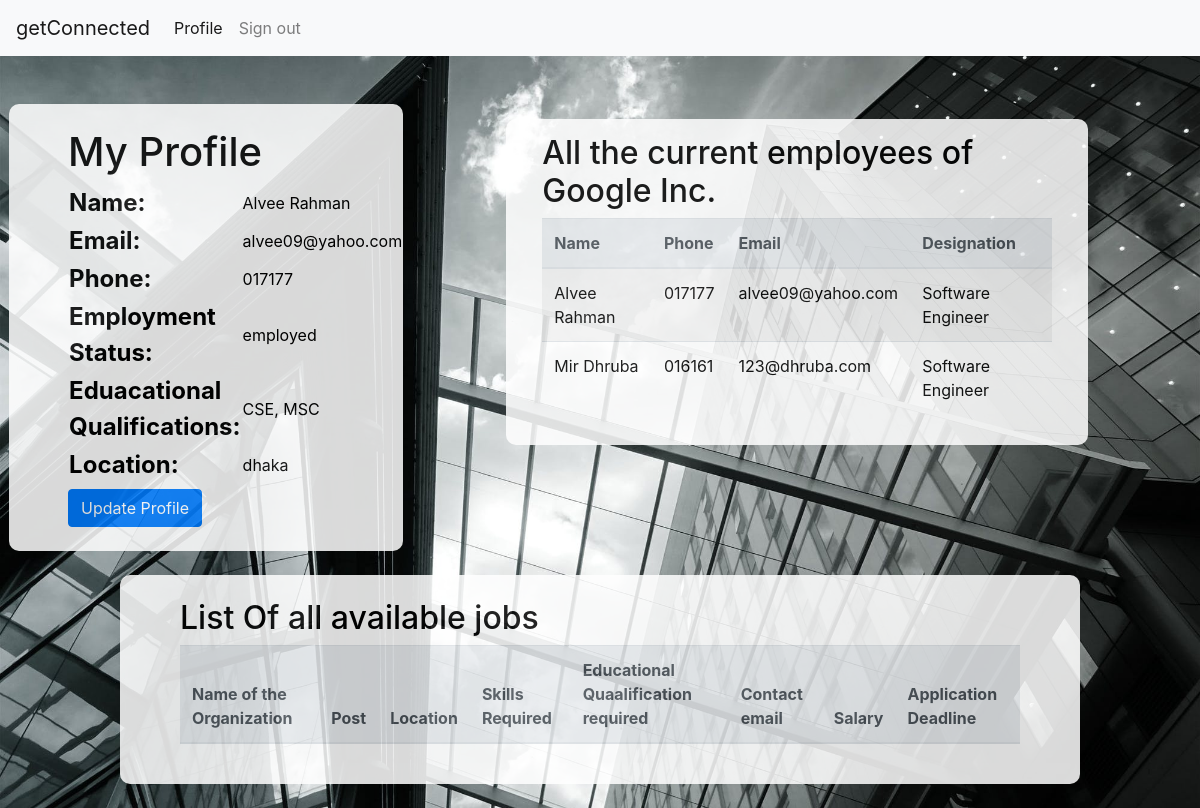
Page /linkedin/emp_profile.php (signed in) on the committed database.
### tables this page shows
CREATE TABLE `employee` (
  `id` int(11) NOT NULL,
  `name` varchar(100) NOT NULL,
  `address` varchar(100) NOT NULL,
  `phone` varchar(11) NOT NULL,
  `email` varchar(100) NOT NULL,
  `education` varchar(100) NOT NULL,
  `emp_status` varchar(100) NOT NULL,
  `location` varchar(100) NOT NULL,
  `company` varchar(100) NOT NULL,
  `designation` varchar(100) NOT NULL,
  `skills_1` varchar(100) NOT NULL,
  `username` varchar(100) NOT NULL,
  `password` varchar(100) NOT NULL
);

### linkedin/emp_profile.php (the view, shortened to what this page needs)
<!DOCTYPE html>
<html>
<head>
	<link rel="stylesheet" type="text/css" href="style.css">
	<?php
		include 'connect.php';
		$user_id= $_SESSION['user_id'];
		$sql= "SELECT * from employee where id= '$user_id'";
		$res= mysqli_query($db, $sql);
		$res2= mysqli_fetch_array($res);
		?>
</head>
<body>
	<nav class="navbar navbar-expand-lg navbar-light bg-light">
  <a class="navbar-brand" href="emp_profile.php">getConnected</a>
  <div class="collapse navbar-collapse" id="navbarNavDropdown">
    <ul class="navbar-nav">
      <li class="nav-item active">
        <a class="nav-link" href="emp_profile.php">Profile <span class="sr-only">(current)</span></a>
      </li>
      <li class="nav-item">
        <a class="nav-link my-2 my-lg-0" href=".">Sign out</a>
      </li>
    </ul>
  </div>
</nav>
	<div class="background">
		<div class="row table-section ">
			<div class= "col-lg-4 container jumbotron profile opacity">
			<h1>My Profile</h1>
			<table>
			<tr><td class="item">Name:</td>
				<td> <?php echo "$res2[1]"; ?></td></tr>
			<tr><td class="item">Email:</td>
				<td> <?php echo "$res2[4]"; ?></td></tr>
			<tr><td class="item">Phone:</td>
				<td> <?php echo "$res2[3]"; ?></td></tr>
			<tr><td class="item">Employment Status:</td>
				<td> <?php echo "$res2[6]"; ?></td></tr>
			<tr><td class="item">Eduacational Qualifications: </td>
				<td><?php echo "$res2[5]";?></td></tr>
			<tr><td class="item">Location: </td>
				<td><?php echo "$res2[7]";?></td></tr>
			</table>
			<div class="center">
		<form method="post" action="emp_update.php" class="center" >
			   	<div class="input-group">
  	  	<button type="submit" class="btn btn-primary" name="reg_user">Update Profile</button>
  		</div>
	    </form>
  		</div>
			</div>
			<div class="col-lg-8">
				<div class="table-section">
				<div class="container-fluid opacity">
					<?php
				if($res2[8] !=null)
				{
				echo "<h2>All the current employees of $res2[8]</h2>";
				$sql2= "SELECT * from employee where company = '$res2[8]'";
				$res3= mysqli_query($db, $sql2);
				?>
     			<table class= "table table-striped">
     				<thead class="thead-light">
   				<tr><th scope="col">Name</th><th>Phone</th><th>Email</th><th>Designation</th></tr>
   				</thead>
   				<?php
   				while ($row= mysqli_fetch_assoc($res3)) {
   					echo "<tr><td>{$row['name']}</td><td>{$row['phone']}</td><td>{$row['email']}</td><td>{$row['designation']}</td></tr>";
				}
			}
				?>
				</table>
				</div>
			</div>
			</div>
		</div>
		<div class="container opacity">
		<h2 >List Of all available jobs</h2>
		<table class= "table table-striped container-fluid">
     				<thead class="thead-light">
   				<tr><th>Name of the Organization</th><th>Post</th><th>Location</th><th>Skills Required</th><th>Educational Quaalification required</th><th>Contact email</th><th>Salary</th><th>Application Deadline</th></tr>
   				</thead>
				</table>
		</div>
	</div>
</body>
</html>

### linkedin/emp_profile.php (style rules this page uses)
.profile { height: 300%; }
.item { font-size: 150%; font-weight: bold; }
.background { background-image: url("images/comp_profile.jpeg"); width: 100%; height: 100%; background-position: center; background-repeat: no-repeat; background-size: cover; padding-top: 2%; padding-bottom: 2%; }
.opacity { background-color: white; color: black; opacity: 0.85; margin: auto; padding: 5%; padding-top: 2%; padding-bottom: 2%; border-radius: 10px; width: 80%; }
.table-section { padding:2%; }
.center { text-align: center; margin-top: 2%; }

### rows in the picture
employee: name "Alvee Rahman", email "alvee09@yahoo.com", phone "017177", emp_status "employed", education "CSE, MSC", location "dhaka", company "Google Inc.", designation "Software Engineer"
employee: name "Mir Dhruba", phone "016161", email "123@dhruba.com", designation "Software Engineer"
